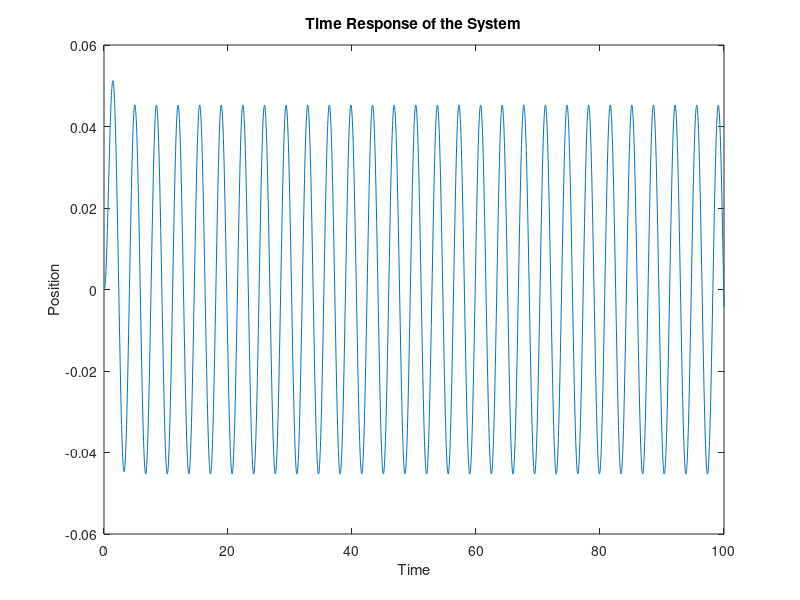

This figure's MATLAB source:
%% Revian Syam Arifin - 13621066
% No 4

%% Define the system parameters
M = 1;
C = 11;
K = 13;
omega = 1.802775638;
F = 1;

% Define the differential equation
diffeq = @(t, y) [y(2); (F*sin(omega*t) - C*y(2) - K*y(1))/M];

% Define the time span
tspan = [0 100];  % Adjust the end time as needed

% Define the initial conditions
initial_conditions = [0; 0];

% Solve the differential equation
[t, y] = ode45(diffeq, tspan, initial_conditions);

% Extract the position and velocity
x = y(:, 1);
v = y(:, 2);

% Plot the time response
plot(t, x);
xlabel('Time');
ylabel('Position');
title('Time Response of the System');
